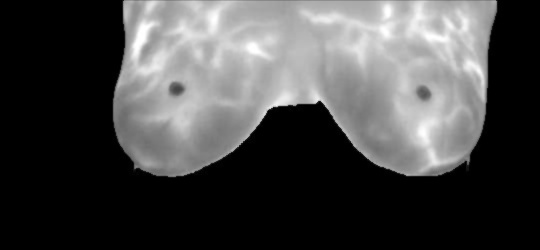
#> input picture dataset/train/Healthy/H_102.jpg, 540 x 250 px, found by its file name; its folder holds only this picture in this run
$ jupyter execute 07_07_PreProcessing.ipynb   (shell and % lines are left out)
#> lines starting #> are read from the running program, lines starting #| are printed output that depends on the picture
[cell 1]
from google.colab import drive as drive
drive.mount('/content/drive')

[cell 2]
# Access a public Github repos
%cd '/content'

[cell 3]
import pandas as pd
import numpy as np
import os
import matplotlib.pyplot as plt
import cv2
from PIL import Image

[cell 4]
# @title
def DataSetSummary (local_path, tabs):
  # Take list of files & folders in local folder
  all_items = os.listdir(local_path)

  # Filter folder list
  folders = [item for item in all_items if os.path.isdir(os.path.join(local_path, item))]

  # Print summary information if folders > 0:
  if(len(folders) > 0):
    indent = '\t' * tabs
    print("{}Tổng số thư mục: {}".format(indent, len(folders)))
    for folder in folders:
      folder_path = os.path.join(local_path, folder)
      files_in_folder = len(os.listdir(folder_path))
      print("{}-Thư mục: {}, Số tệp: {}".format(indent, folder, files_in_folder))
      DataSetSummary(folder_path, tabs+1)

# DataSetSummary(local_path, 0)

[cell 5]
# import os

# Hierarchical local folder in Colab
repository_folder = ["Breast-Cancer-Patients-MRI"]

for folder in repository_folder:
  local_path = '/content/' + folder + '/dataset'
  DataSetSummary(local_path, 0)
  local_path = '/content/' + folder + '/sample'
  DataSetSummary(local_path, 0)

[cell 6]
%cd /content/drive/MyDrive/Colab Notebooks/Thesis/Preprocessing/Breast-Cancer-Patients-MRI

[cell 7]
# Set the path to your dataset
dataset_path = '/content/Breast-Cancer-Patients-MRI/sample'
# dataset_path = '/content/Breast-Cancer-Patients-MRI/dataset'

[cell 8]
class Image:
    def __init__(self, path, label):
        # self.image = cv2.imread(path) # directly read
        self.path = path # only directory
        self.label = label

def load_images_from_folder(dataset_path, images_per_class=None):
    images = {}
    for class_name in os.listdir(dataset_path):
        class_folder_path = os.path.join(dataset_path, class_name)
        if os.path.isdir(class_folder_path):
            count = 0
            images[class_name] = []
            for image_name in os.listdir(class_folder_path):
                if images_per_class is None or count < images_per_class:
                    image_path = os.path.join(class_folder_path, image_name)
                    img = Image(image_path, class_name)
                    images[class_name].append(img)
                    count += 1
    return images

def imshow(images, images_per_class=None):
#> called with images_per_class = 10
    for class_name, imgs in images.items():
        plt.figure(figsize=(30,30))
        print(f'Class {class_name}')
        for i in range(min(images_per_class if images_per_class else len(imgs), len(imgs))):
            plt.subplot(1, images_per_class if images_per_class else len(imgs), i+1)
            img = cv2.imread(imgs[i].path)
#> img is the input picture: shape (250, 540, 3); min 0, max 255, mean 71.6
            # img = cv2.cvtColor(img, cv2.COLOR_BGR2RGB)
            plt.imshow(img)
            # plt.title(os.path.basename(imgs[i].path))
            plt.axis('off')
        plt.show()

# Example usage:
images = load_images_from_folder('/content/Breast-Cancer-Patients-MRI/dataset/train')
imshow(images, 10)

[cell 9]
from PIL import Image

def get_image_specifications(image_path):
    # Open the image file
    with Image.open(image_path) as img:
        # Get image specifications
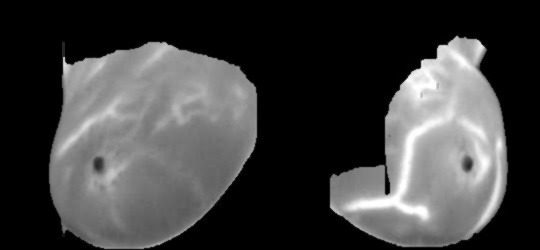
#> input picture sample/train/Sick/S_1.jpg, 540 x 250 px, found by its file name
#> img is the input picture: PIL image 540x250 L; min 0, max 255, mean 63.6
        image_format = img.format
        image_mode = img.mode
        image_size = img.size
        image_width, image_height = img.size
        image_color = img.getcolors()
#> image_color = 256 pairs, first value 2 to 72200, second value 0 to 255

    return f"Image Format: {image_format}\nImage Mode: {image_mode}\nImage Size: {image_size} pixels (Width: {image_width}, Height: {image_height})\nImage Colors: {image_color}"

# Example usage:
print('images.keys:', images.keys())
image_path = "/content/Breast-Cancer-Patients-MRI/dataset/train/Sick/S_1.jpg"
# print('image_path:',image_path := images['normal'][0].path)
image_specifications = get_image_specifications(image_path)
print(image_specifications)
#> (printed output is left out)

## Noise Metrics

GitHub Copilot: The evaluation metrics indicate that both the Github Copilot's code and ChatGPT's code have successfully reduced the noise in the image, as evidenced by the non-infinite PSNR and non-zero RMSE values.

The PSNR (Peak Signal-to-Noise Ratio) is a measure of the peak error. The fact that PSNR is infinite for the original image indicates there's no noise (as it's being compared with itself), while for the processed images, the PSNR values are finite and quite high, indicating a low level of distortion.

The RMSE (Root Mean Square Error) is a quadratic scoring rule that measures the average magnitude of the error. The fact that RMSE is zero for the original image indicates there's no error (as it's being compared with itself), while for the processed images, the RMSE values are non-zero but quite low, indicating a low level of error.

The SNR (Signal-to-Noise Ratio) is a measure of signal strength relative to background noise. The negative SNR values indicate that the noise is stronger than the signal, which is not ideal. However, the SNR values have increased (become less negative) from the original to the processed images, indicating that the signal has become stronger relative to the noise.

In terms of comparison between Github Copilot's code and ChatGPT's code, the metrics are quite similar, but ChatGPT's code has slightly better PSNR and RMSE values, indicating slightly less distortion and error. However, the differences are quite small and may not be noticeable in the image quality.

GitHub Copilot: Dĩ nhiên, dưới đây là các định nghĩa bằng tiếng Việt:

1. PSNR (Peak Signal-to-Noise Ratio - Tỉ lệ tín hiệu so với nhiễu): PSNR là một độ đo chất lượng của hình ảnh đã được khôi phục so với hình ảnh gốc. PSNR càng cao, chất lượng hình ảnh khôi phục càng tốt và càng giống với hình ảnh gốc.

2. RMSE (Root Mean Square Error - Sai số bình phương trung bình): RMSE là một độ đo sự khác biệt giữa các giá trị dự đoán bởi một mô hình và các giá trị thực tế. RMSE càng thấp, mô hình dự đoán càng chính xác.

3. SNR (Signal-to-Noise Ratio - Tỉ lệ tín hiệu so với nhiễu): SNR là một độ đo chất lượng tín hiệu so với nhiễu. SNR càng cao, chất lượng tín hiệu càng tốt và nhiễu càng ít.

Lưu ý rằng, mặc dù PSNR, RMSE, và SNR cao thường cho thấy chất lượng hình ảnh tốt hơn, nhưng chúng không phải lúc nào cũng dẫn đến độ chính xác cao hơn trong các tác vụ phân loại.

[cell 10]
from skimage.metrics import peak_signal_noise_ratio, mean_squared_error

# [21 lines left out: function calculate_metrics, not called in this run]

It looks like you've provided information about three different image quality metrics: PSNR (Peak Signal-to-Noise Ratio), MSE (Mean Squared Error), and AMBE (Absolute Mean Brightness Error). These metrics are commonly used for assessing the quality of reconstructed or processed images. Let me explain each of them briefly:

### 1. Peak Signal-to-Noise Ratio (PSNR):

PSNR is a measure of the quality of a reconstructed or processed image. It is expressed in decibels (dB) and is calculated using the formula:

$$ PSNR = 10 \cdot \log_{10}\left(\frac{{\text{Max Value}^2}}{{\text{MSE}}}\right) $$

Where:
- $\text{Max Value}$ is the maximum pixel value of the image (usually 255 for 8-bit images).
- $\text{MSE}$ is the Mean Squared Error between the original and processed images.

### 2. Mean Squared Error (MSE):

MSE is a measure of the average squared differences between corresponding pixels of the original and processed images. It is calculated using the formula:

$$ MSE = \frac{1}{N \times M} \sum_{i=1}^{N} \sum_{j=1}^{M} (I(i, j) - P(i, j))^2 $$

Where:
- $N$ and $M$ are the dimensions of the images.
- $I(i, j)$ is the intensity of the pixel at position $(i, j)$ in the original image.
- $P(i, j)$ is the intensity of the pixel at position $(i, j)$ in the processed image.

### 3. Absolute Mean Brightness Error (AMBE):

AMBE measures the contrast between the initial image's brightness and the improved image's brightness. It is given by the formula:

$$ AMBE = \frac{1}{N \times M} \sum_{i=1}^{N} \sum_{j=1}^{M} |I(i, j) - P(i, j)| $$

Where:
- $N$ and $M$ are the dimensions of the images.
- $I(i, j)$ is the intensity of the pixel at position $(i, j)$ in the original image.
- $P(i, j)$ is the intensity of the pixel at position $(i, j)$ in the processed image.

These metrics are commonly used for image quality assessment, and you can implement them using the appropriate formulas in your chosen programming language (such as Python). If you have specific questions or need code examples, feel free to ask!

[cell 11]
import cv2
import numpy as np

# [27 lines left out: function calculate_metrics, not called in this run]

## Original

[cell 12]
import os
import cv2
import numpy as np
from shutil import copyfile

def preprocess_and_copy(src_dir, dest_dir, preprocess_func):
    # Check if src_dir is a directory
    if os.path.isdir(src_dir):
        # If dest_dir does not exist, create it
        os.makedirs(dest_dir, exist_ok=True)

        # Iterate over files/directories in src_dir
        for item in os.listdir(src_dir):
            src_item_path = os.path.join(src_dir, item)
            dest_item_path = os.path.join(dest_dir, item)

            # If item is a directory, call function recursively
            if os.path.isdir(src_item_path):
                preprocess_and_copy(src_item_path, dest_item_path, preprocess_func)
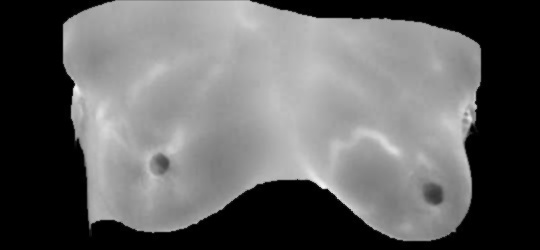
#> input picture sample/train/Healthy/H_1.jpg, 540 x 250 px, found by its file name
#> in preprocess_and_copy, img is the input picture: shape (250, 540, 3); min 0, max 245, mean 98.1
#> (the rest of the program and of its run is left out)
